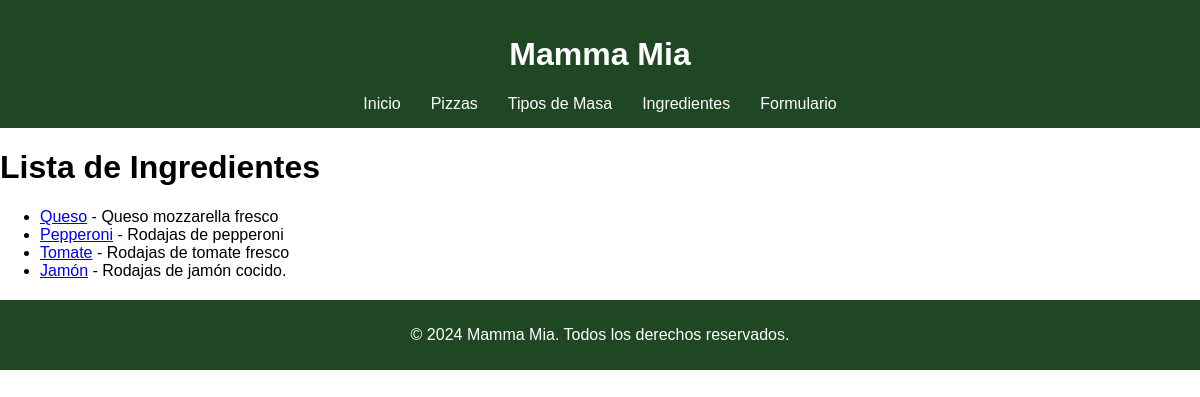
Page /ingredientes/ on the earlier database version.
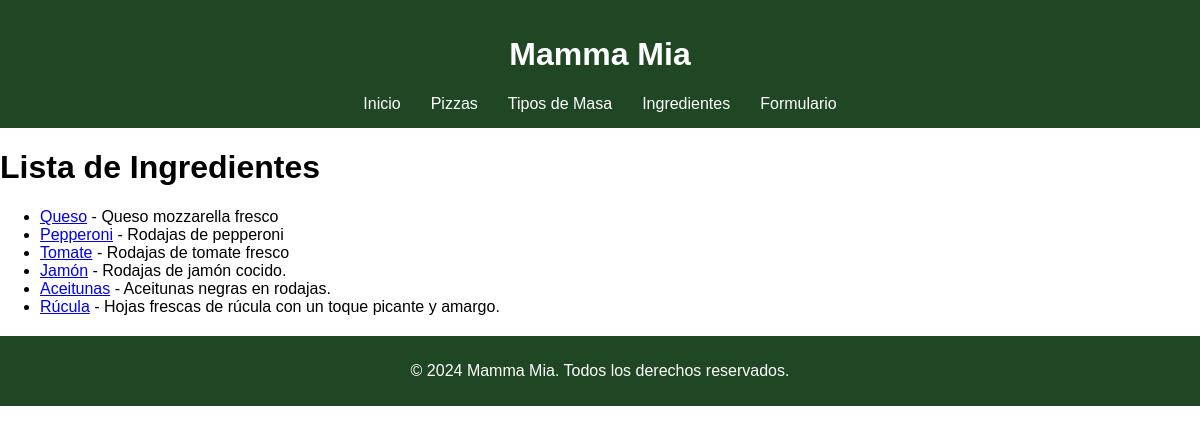
Same page on the later database version.
### pizzeria/models.py (models this page shows, shortened)
class Ingrediente(models.Model):
    nombre = models.CharField(max_length=50)
    descripcion = models.TextField()

### pizzeria/views.py (the view)
# urls.py: path('ingredientes/', views.lista_ingredientes, name='lista_ingredientes'),
def lista_ingredientes(request):
    ingredientes = Ingrediente.objects.all()
    return render(request, 'lista_ingredientes.html', {'ingredientes': ingredientes})

### pizzeria/templates/lista_ingredientes.html (shortened to what this page needs)
{% extends "base.html" %}
{% load static %}
{%block content%}
    <h1>Lista de Ingredientes</h1>
    <ul>
        {% for ingrediente in ingredientes %}
            <li><a href="{% url 'detalle_ingrediente' ingrediente.id %}">{{ ingrediente.nombre }}</a> - {{ ingrediente.descripcion }}</li>
        {% endfor %}
    </ul>
{%endblock%}

Differences in the rows shown:
added Ingrediente: nombre "Aceitunas", descripcion "Aceitunas negras en rodajas."
added Ingrediente: nombre "Rúcula", descripcion "Hojas frescas de rúcula con un toque picante y amargo."
